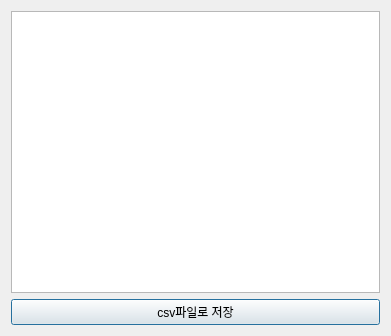
<?xml version="1.0" encoding="UTF-8"?>
<ui version="4.0">
 <class>Dialog</class>
 <widget class="QDialog" name="Dialog">
  <property name="geometry">
   <rect>
    <x>0</x>
    <y>0</y>
    <width>391</width>
    <height>336</height>
   </rect>
  </property>
  <property name="windowTitle">
   <string>매출 정보</string>
  </property>
  <layout class="QGridLayout" name="gridLayout_4">
   <item row="0" column="0">
    <layout class="QGridLayout" name="gridLayout_3">
     <item row="0" column="0">
      <widget class="QTableWidget" name="tableWidget"/>
     </item>
    </layout>
   </item>
   <item row="1" column="0">
    <widget class="QPushButton" name="pushButton_savetocsv">
     <property name="text">
      <string>csv파일로 저장</string>
     </property>
    </widget>
   </item>
  </layout>
 </widget>
 <resources/>
 <connections/>
</ui>
